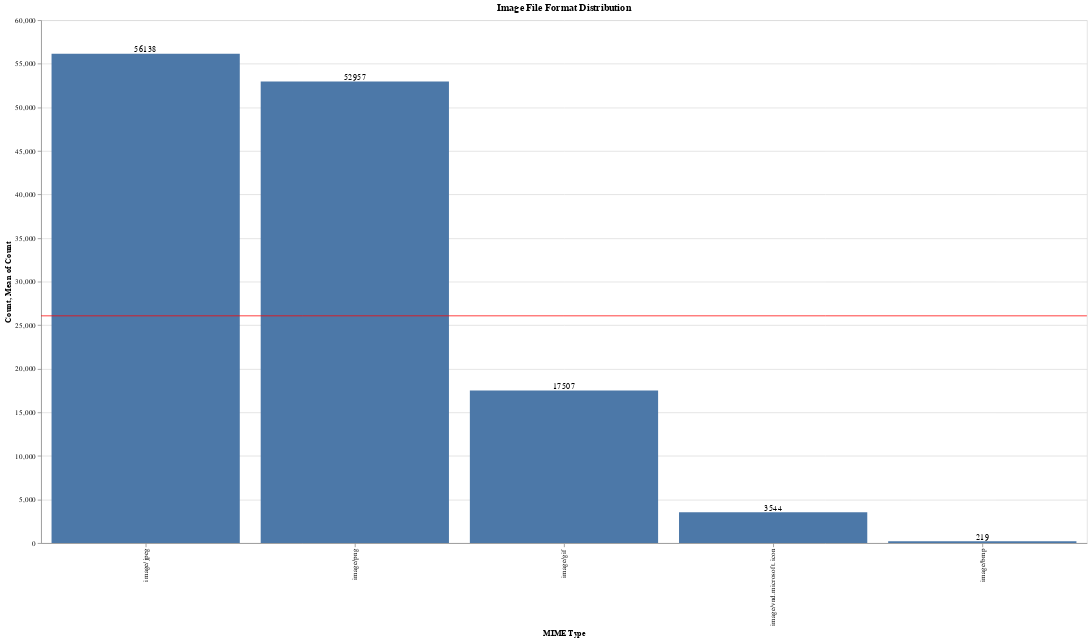

The code cell stored with this chart in its notebook:
### Markdown cell above
#### How about a file format distribution?

What _kind_ of image files are present? We can discover this by checking their "media type", or [MIME type](https://en.wikipedia.org/wiki/Media_type).

### Code cell
image_mime_types = (
    images["mime_type_tika"]
    .value_counts()
    .head(5)
    .rename_axis("MIME Type")
    .reset_index(name="Count")
)

image_mimes_bar = (
    alt.Chart(image_mime_types)
    .mark_bar()
    .encode(x=alt.X("MIME Type:O", sort="-y"), y=alt.Y("Count:Q"))
)

image_mime_rule = (
    alt.Chart(image_mime_types).mark_rule(color="red").encode(y="mean(Count):Q")
)

image_mime_text = image_mimes_bar.mark_text(align="center", baseline="bottom").encode(
    text="Count:Q"
)

(image_mimes_bar + image_mime_rule + image_mime_text).properties(
    width=1400, height=700, title="Image File Format Distribution"
)

### Figure 1 — Vega-Lite specification as saved in the notebook (floating-point values rounded to 4 significant figures)
{"config": {"view": {"continuousWidth": 400, "continuousHeight": 300}}, "layer": [{"mark": "bar", "encoding": {"x": {"type": "ordinal", "field": "MIME Type", "sort": "-y"}, "y": {"type": "quantitative", "field": "Count"}}}, {"mark": {"type": "rule", "color": "red"}, "encoding": {"y": {"type": "quantitative", "aggregate": "mean", "field": "Count"}}}, {"mark": {"type": "text", "align": "center", "baseline": "bottom"}, "encoding": {"text": {"type": "quantitative", "field": "Count"}, "x": {"type": "ordinal", "field": "MIME Type", "sort": "-y"}, "y": {"type": "quantitative", "field": "Count"}}}], "data": {"name": "data-34e9dd5851d208e4971a72981e5da14b"}, "height": 700, "title": "Image File Format Distribution", "width": 1400, "$schema": "https://vega.github.io/schema/vega-lite/v4.8.1.json", "datasets": {"data-34e9dd5851d208e4971a72981e5da14b": [{"MIME Type": "image/jpeg", "Count": 56138}, {"MIME Type": "image/png", "Count": 52957}, {"MIME Type": "image/gif", "Count": 17507}, {"MIME Type": "image/vnd.microsoft.icon", "Count": 3544}, {"MIME Type": "image/bmp", "Count": 219}]}}
